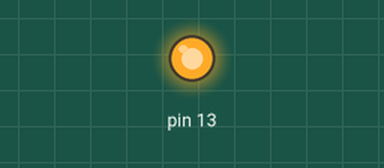
Simulated run of this sketch. Board: Arduino Uno, built with avr-gcc and run on an emulated ATmega328P. Shown: output pins drawn as LEDs (lit = HIGH).

Above: at 2.5 s.
At 7.5 s:
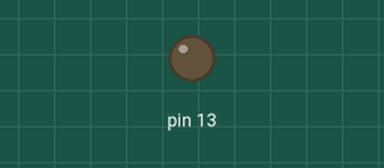
Timing chart, 0 to 13.0 s (numbered marks = the images above):
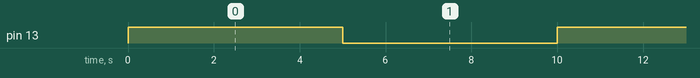

The sketch:

TestLED.ino
```cpp
void setup()
{
  // setting DDRB as output
  DDRB = B00100000;
}

void loop()
{
  PORTB = B00100000; // Turn on LED
  delay(5000);
  PORTB = B00000000; // Turn off LED
  delay(5000);
}
```

Source.c
```cpp
/*
 * Retry.c
 *
 * Created: 6/1/2019 4:16:35 AM
 * Author : Nabeel
 */

#include <avr/io.h>
//#include <util/delay.h>


void forward();
void left();
void right();


int dutycycle = 0;


int main(void)
{
    DDRD =  0b01000000; // OCR0A (Left)
    DDRB =  0b00001000; // OCR2A (Right)

	// TIMER0

	//Setting "Phase Correct PWM" mode
	TCCR0A = (1 << WGM00);

	//Setting "Non-Inverting" mode
	TCCR0A |= (1 << COM0A1);

	//Turning clock ON (No Prescaler)
	TCCR0B |= (1 << CS00);

	// TIMER2

	//Setting "Phase Correct PWM" mode
	TCCR2A = (1 << WGM00);

	//Setting "Non-Inverting" mode
	TCCR2A |= (1 << COM0A1);

	//Turning clock ON (No Prescaler)
	TCCR2B |= (1 << CS00);

	OCR0A = dutycycle;
	OCR2A = dutycycle;

    while (1)
    {
		if (PIND == 0b01010001 || PIND == 0b00010001)	//Forward
		{
			dutycycle = 150;
			forward();
		}
		else if (PIND == 0b01011110 || PIND == 0b00011110)	//Right Far
		{
			dutycycle = 200;
			right();
		}
		else if (PIND == 0b01011100 || PIND == 0b00011100)	//Right Closer
		{
			dutycycle = 180;
			right();
		}
		else if (PIND == 0b01011000 || PIND == 0b00011000)	//Right Close
		{
			dutycycle = 160;
			right();
		}
		else if (PIND == 0b01001111 || PIND == 0b00001111)	//Left Far
		{
			dutycycle = 200;
			left();
		}
		else if (PIND == 0b01000111 || PIND == 0b00000111)	//Left Closer
		{
			dutycycle = 180;
			left();
		}
		else if (PIND == 0b01000011 || PIND == 0b00000011)	//Left Close
		{
			dutycycle = 160;
			left();
		}
		else
		{
			dutycycle = 51;
			forward();
		}

		//if ((PIND4 == 1) && (PIND3 == 0) && (PIND2 == 0) && (PIND1 == 0) && (PIND0 == 1))	//Forward
		//{
			//dutycycle = 180;
			//forward();
		//}
		//if ((PIND4 == 1) && (PIND3 == 1) && (PIND2 == 1) && (PIND1 == 1) && (PIND0 == 0))	//Right Far
		//{
			//dutycycle = 120;
			//right();
		//}
		//if ((PIND4 == 1) && (PIND3 == 1) && (PIND2 == 1) && (PIND1 == 0) && (PIND0 == 0))	//Right Closer
		//{
			//dutycycle = 100;
			//right();
		//}
		//if ((PIND4 == 1) && (PIND3 == 1) && (PIND2 == 0) && (PIND1 == 0) && (PIND0 == 0))	//Right Close
		//{
			//dutycycle = 80;
			//right();
		//}
		//if ((PIND4 == 0) && (PIND3 == 1) && (PIND2 == 1) && (PIND1 == 1) && (PIND0 == 1))	//Left Far
		//{
			//dutycycle = 120;
			//left();
		//}
		//if ((PIND4 == 0) && (PIND3 == 0) && (PIND2 == 1) && (PIND1 == 1) && (PIND0 == 1))	//Left Closer
		//{
			//dutycycle = 100;
			//left();
		//}
		//if ((PIND4 == 0) && (PIND3 == 0) && (PIND2 == 0) && (PIND1 == 1) && (PIND0 == 1))	//Left Close
		//{
			//dutycycle = 80;
			//left();
		//}
    }
}


void forward()
{
	OCR0A = dutycycle; // left
	OCR2A = dutycycle; // right
}


void left()
{
	OCR0A = 0;
	OCR2A = dutycycle;
}


void right()
{
	OCR0A = dutycycle;
	OCR2A = 0;
}
```

Measured:
- by itself, pin 13: alternates HIGH for 5.0 s and LOW for 5.0 s
